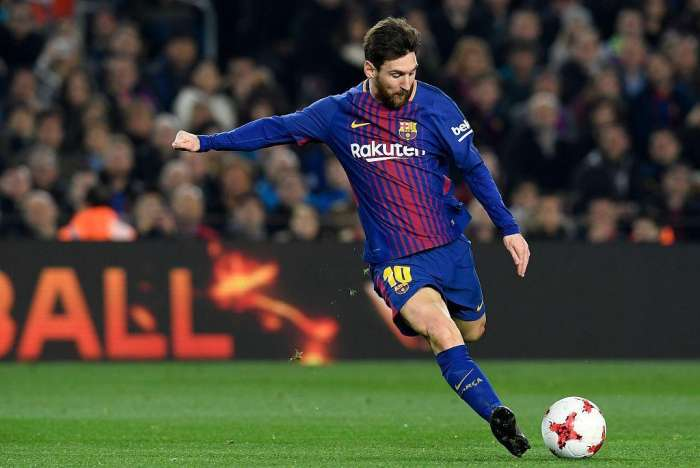
#> input picture opencv中的图像变换/1.jpg, 700 x 468 px, found by its file name
$ python '简单护理液变换.py'
#> lines starting #> are read from the running program, lines starting #| are printed output that depends on the picture
import cv2
import numpy as np
import matplotlib.pyplot as plt

img = cv2.imread('1.jpg',0) #直接读为灰度图像
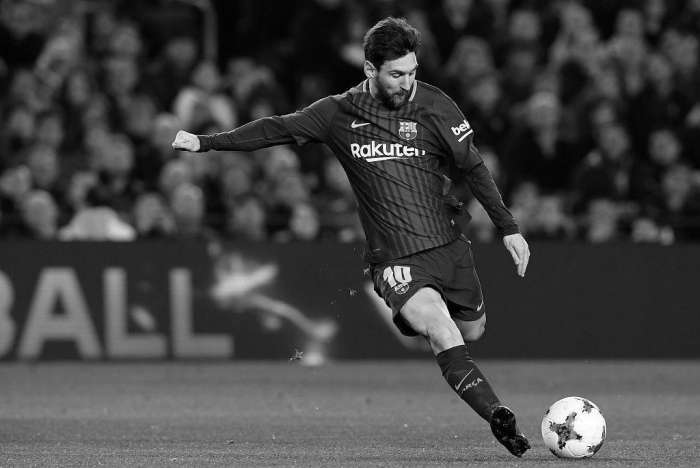
#> img: shape (468, 700); min 0, max 255, mean 67.6
f = np.fft.fft2(img)
fshift = np.fft.fftshift(f)
#取绝对值：将复数变化成实数
#取对数的目的为了将数据变化到较小的范围（比如0-255）
s1 = np.log(np.abs(f))
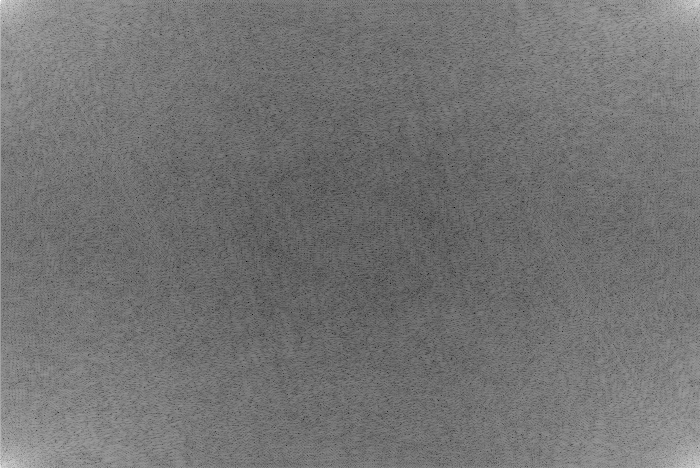
#> s1: shape (468, 700) float64; min 0.571, max 16.91, mean 7.98; drawn with min black and max white
s2 = np.log(np.abs(fshift))
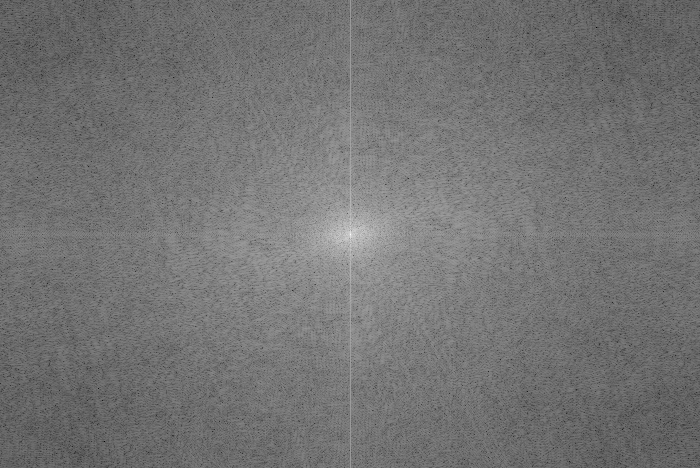
#> s2: shape (468, 700) float64; min 0.571, max 16.91, mean 7.98; drawn with min black and max white
plt.subplot(121),plt.imshow(s1,'gray'),plt.title('original')
plt.subplot(122),plt.imshow(s2,'gray'),plt.title('center')
plt.show()
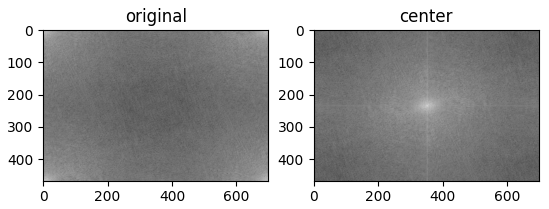
#> figure drawn by matplotlib, 2 panels

$ run again, with opencv中的图像变换/1_face.jpg copied over opencv中的图像变换/1.jpg
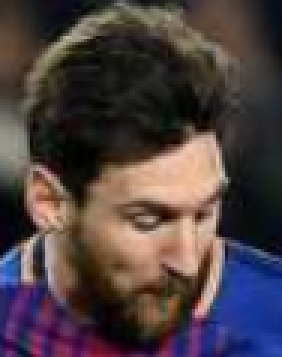
#> input picture opencv中的图像变换/1_face.jpg, 94 x 119 px, found by its file name (shown 3 times larger)
#> `s2 = np.log(np.abs(fshift))`:
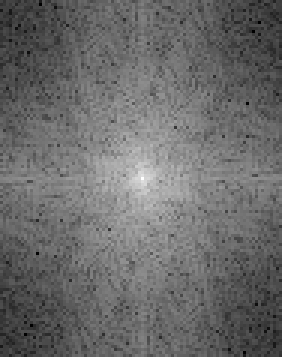
#> s2: shape (119, 94) float64 (shown 3 times larger); min 0.769, max 13.53, mean 6.12; drawn with min black and max white
#> `plt.show()`:
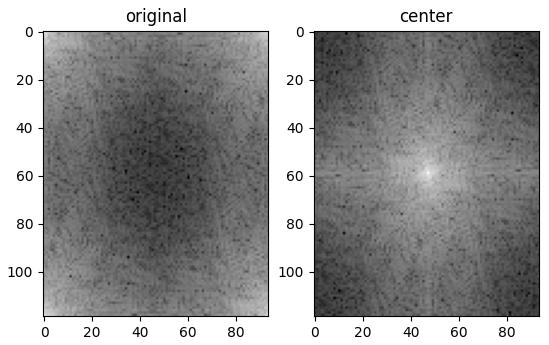
#> figure drawn by matplotlib, 2 panels
